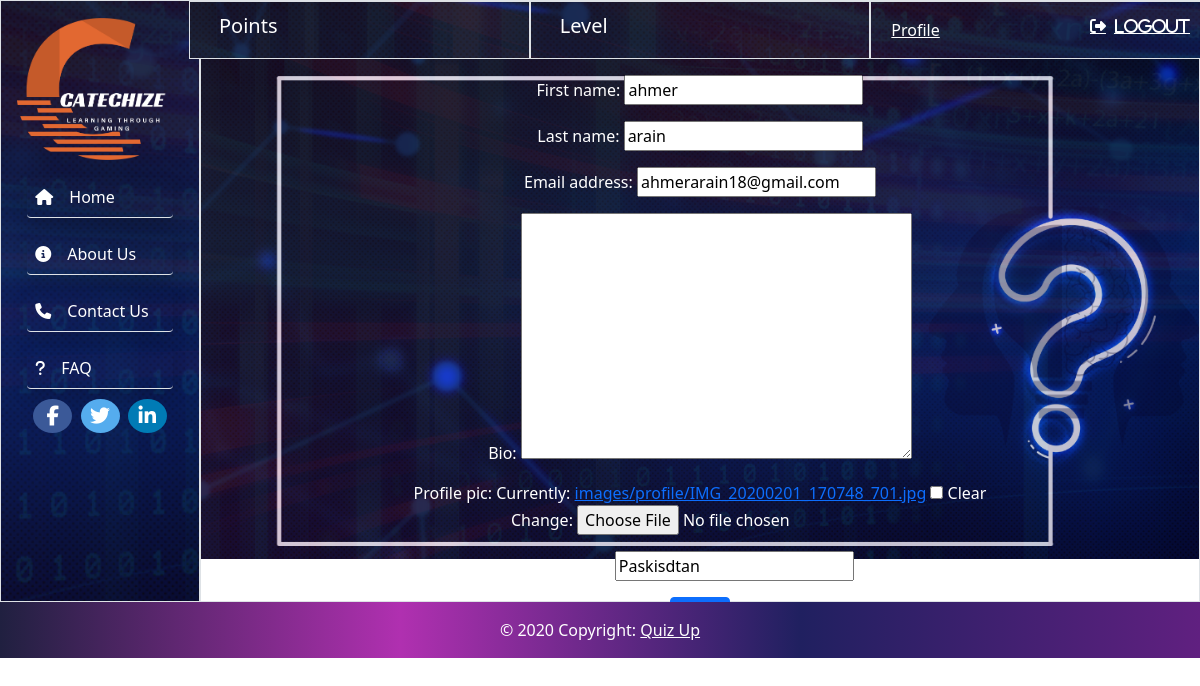
The app's page /members/update/2/ with its own data.
### members/models.py (models this page shows, shortened)
class User(AbstractUser):
    bio=models.TextField(max_length=250, blank=True)
    profile_pic=models.ImageField(blank=True,null=True,upload_to="images/profile/",default="pic.jpg")
    country=models.CharField(max_length=250,blank=True,null=True)

### members/views.py (the view)
# urls.py: path('update/<pk>/', GeeksUpdateView.as_view(template_name = "geeksmodel_update.html"),name="update"),
class GeeksUpdateView(UpdateView):
    model = User
    fields = [
        "first_name",
        "last_name","email","bio","profile_pic","country"
    ]
    success_url ="/"

### members/templates/geeksmodel_update.html (shortened to what this page needs)
{% extends 'base.html' %}
{% load static %}
{% block content %}
<form method="post" class="text-white py-3" enctype="multipart/form-data">
	{{ form.as_p }}
	<input type="submit" class="btn btn-primary "  value="Save">
</form>
{% endblock  %}

### records on screen
User: first_name "ahmer", last_name "arain", email "ahmerarain18@gmail.com", country "Paskisdtan"
